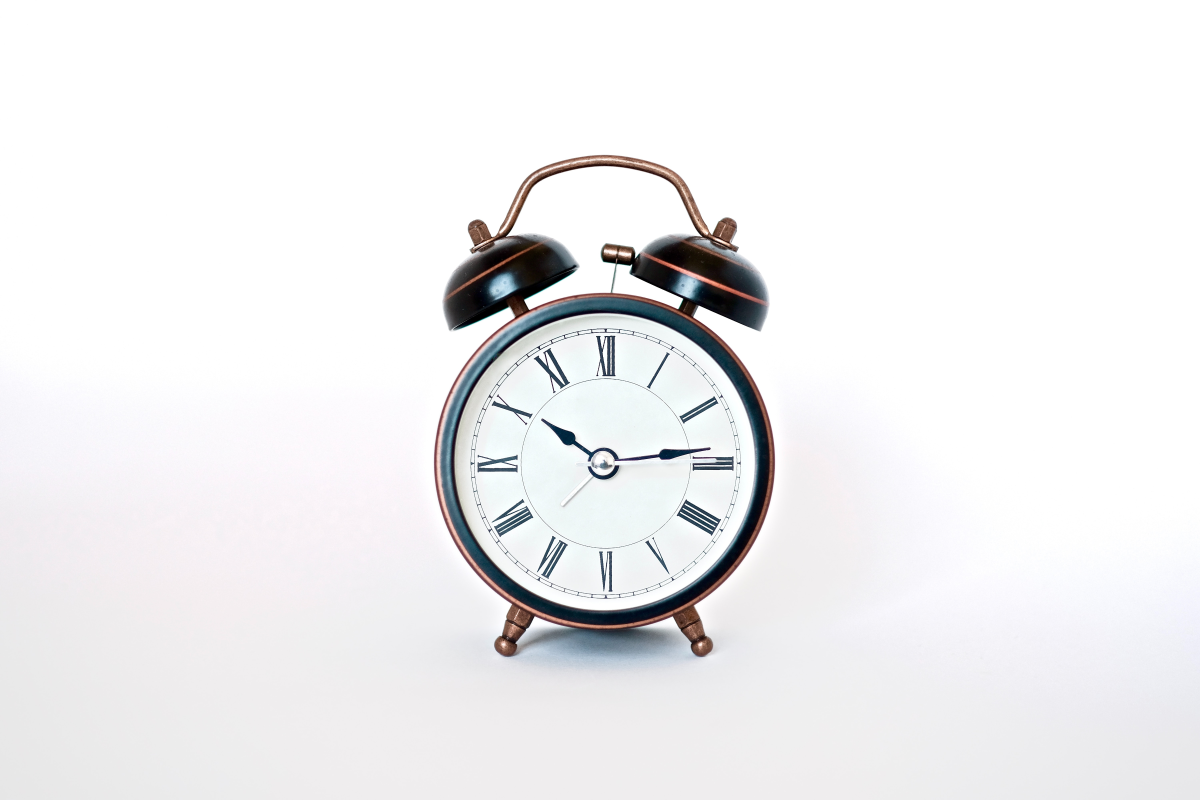
#> input picture public/scripts/tester.jpg, 6000 x 4000 px (shown at 1/5 size)
$ python generate_cannyedge.py tester.jpg   (older library calls are emulated)
#> lines starting #> are read from the running program, lines starting #| are printed output that depends on the picture; after the words box and inside, x2 and y2 are one past the last pixel; in counts of white or black regions, pixels touching at a corner belong together
import numpy as np
import sys
import cv2
from multiprocessing import Pool
import matplotlib.pyplot as plt


# defining the canny detector function

# here weak_th and strong_th are thresholds for
# double thresholding step
def Canny_detector(img, weak_th = None, strong_th = None):

	# Noise reduction step
	img = cv2.GaussianBlur(img, (5, 5), 1.4)

	# Calculating the gradients
	gx = cv2.Sobel(np.float32(img), cv2.CV_64F, 1, 0, 3)
	gy = cv2.Sobel(np.float32(img), cv2.CV_64F, 0, 1, 3)

	# Conversion of Cartesian coordinates to polar
	mag, ang = cv2.cartToPolar(gx, gy, angleInDegrees = True)

	# setting the minimum and maximum thresholds
	# for double thresholding
	mag_max = np.max(mag)
	if not weak_th:weak_th = mag_max * 0.1
	if not strong_th:strong_th = mag_max * 0.5

	# getting the dimensions of the input image
	height, width = img.shape

	# Looping through every pixel of the grayscale
	# image
	for i_x in range(width):
		for i_y in range(height):

			grad_ang = ang[i_y, i_x]
			grad_ang = abs(grad_ang-180) if abs(grad_ang)>180 else abs(grad_ang)

			# selecting the neighbours of the target pixel
			# according to the gradient direction
			# In the x axis direction
			if grad_ang<= 22.5:
				neighb_1_x, neighb_1_y = i_x-1, i_y
				neighb_2_x, neighb_2_y = i_x + 1, i_y

			# top right (diagnol-1) direction
			elif grad_ang>22.5 and grad_ang<=(22.5 + 45):
				neighb_1_x, neighb_1_y = i_x-1, i_y-1
				neighb_2_x, neighb_2_y = i_x + 1, i_y + 1

			# In y-axis direction
			elif grad_ang>(22.5 + 45) and grad_ang<=(22.5 + 90):
				neighb_1_x, neighb_1_y = i_x, i_y-1
				neighb_2_x, neighb_2_y = i_x, i_y + 1

			# top left (diagnol-2) direction
			elif grad_ang>(22.5 + 90) and grad_ang<=(22.5 + 135):
				neighb_1_x, neighb_1_y = i_x-1, i_y + 1
				neighb_2_x, neighb_2_y = i_x + 1, i_y-1

			# Now it restarts the cycle
			elif grad_ang>(22.5 + 135) and grad_ang<=(22.5 + 180):
				neighb_1_x, neighb_1_y = i_x-1, i_y
				neighb_2_x, neighb_2_y = i_x + 1, i_y

			# Non-maximum suppression step
			if width>neighb_1_x>= 0 and height>neighb_1_y>= 0:
				if mag[i_y, i_x]<mag[neighb_1_y, neighb_1_x]:
					mag[i_y, i_x]= 0
					continue

			if width>neighb_2_x>= 0 and height>neighb_2_y>= 0:
				if mag[i_y, i_x]<mag[neighb_2_y, neighb_2_x]:
					mag[i_y, i_x]= 0

	weak_ids = np.zeros_like(img)
	strong_ids = np.zeros_like(img)
	ids = np.zeros_like(img)

	# double thresholding step
	for i_x in range(width):
		for i_y in range(height):

			grad_mag = mag[i_y, i_x]

			if grad_mag<weak_th:
				mag[i_y, i_x]= 0
			elif strong_th>grad_mag>= weak_th:
				ids[i_y, i_x]= 1
			else:
				ids[i_y, i_x]= 2


	# finally returning the magnitude of
	# gradients of edges
	return str(mag.tolist())

if __name__ == "__main__":
	imgInput = sys.argv[1]
	img = cv2.imread(imgInput, 1)
#> img is the input picture: shape (4000, 6000, 3); mean B, G, R 239.7, 238.5, 238.9
	resized_img = cv2.resize(img, (576, 576))
	imgR, imgG, imgB = cv2.split(resized_img)

	args = (imgR, imgG, imgB)
	with Pool() as pool:
		res = pool.map(Canny_detector, args)
#> in Canny_detector, `gy = cv2.Sobel(np.float32(img), cv2.CV_64F, 0, 1, 3)`:
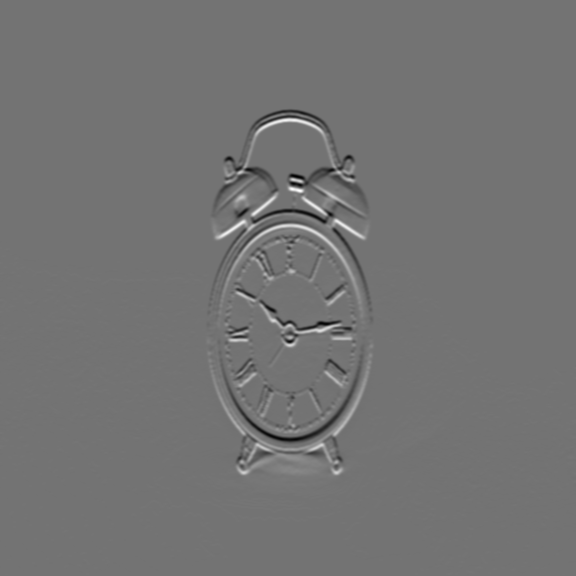
#> gy: shape (576, 576) float64; min -453, max 543, mean -0.3; drawn with min black and max white
#> in Canny_detector, `mag, ang = cv2.cartToPolar(gx, gy, angleInDegrees = True)`:
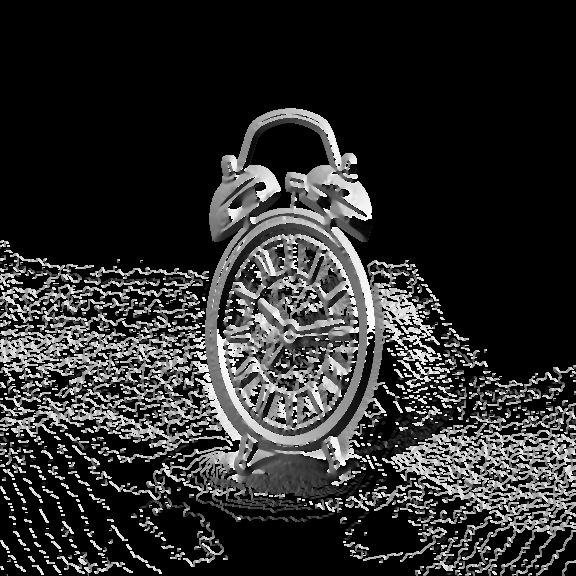
#> ang: shape (576, 576) float64; min 0, max 359.9, mean 63.2; drawn with min black and max white
#> in Canny_detector, `mag_max = np.max(mag)`: mag_max = 576.4
#> in Canny_detector, `if not weak_th:weak_th = mag_max * 0.1`: weak_th = 57.64
#> in Canny_detector, `if not strong_th:strong_th = mag_max * 0.5`: strong_th = 288.2
#> after the loop in Canny_detector, `for i_x in range(width):`: mag: shape (576, 576) float64; min 0, max 576.4, mean 6.6
#> after the loop in Canny_detector, `for i_x in range(width):`: mag: shape (576, 576) float64; min 0, max 576.4, mean 5.7
#> in Canny_detector (call 2), `img = cv2.GaussianBlur(img, (5, 5), 1.4)`:
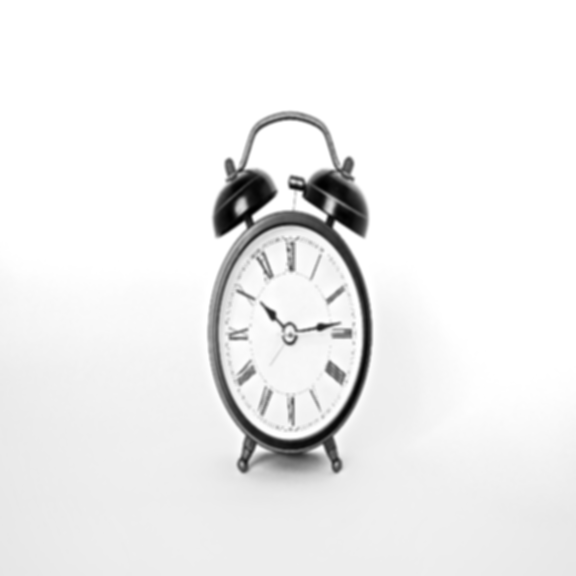
#> img: shape (576, 576); min 0, max 255, mean 238.5
#> after the loop in Canny_detector (call 2), `for i_x in range(width):`: mag: shape (576, 576) float64; min 0, max 576.4, mean 6.8
#> after the loop in Canny_detector (call 2), `for i_x in range(width):`:
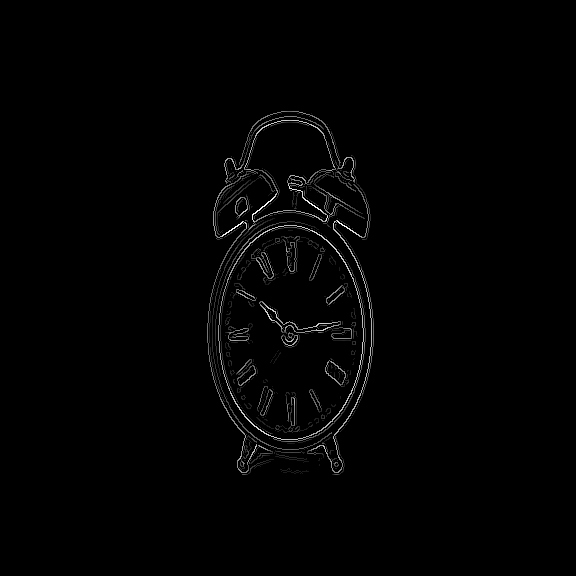
#> mag: shape (576, 576) float64; min 0, max 576.4, mean 6; drawn with min black and max white
#> in Canny_detector (call 3), `mag, ang = cv2.cartToPolar(gx, gy, angleInDegrees = True)`:
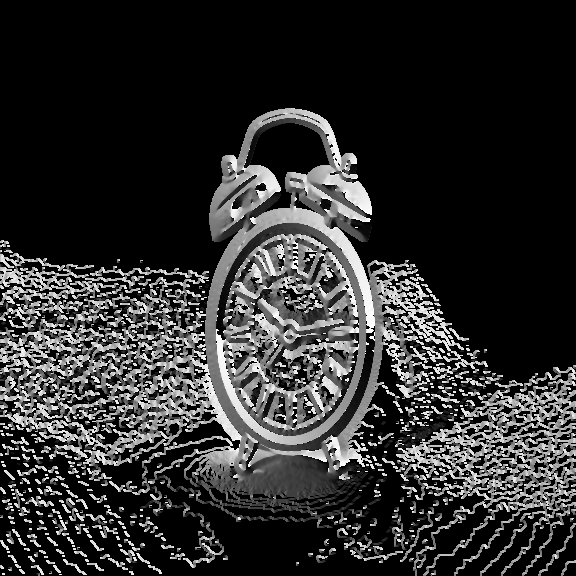
#> ang: shape (576, 576) float64; min 0, max 359.8, mean 65.6; drawn with min black and max white
#> in Canny_detector (call 3), `mag_max = np.max(mag)`: mag_max = 580.2
#> in Canny_detector (call 3), `if not weak_th:weak_th = mag_max * 0.1`: weak_th = 58.02
#> in Canny_detector (call 3), `if not strong_th:strong_th = mag_max * 0.5`: strong_th = 290.1
#> after the loop in Canny_detector (call 3), `for i_x in range(width):`:
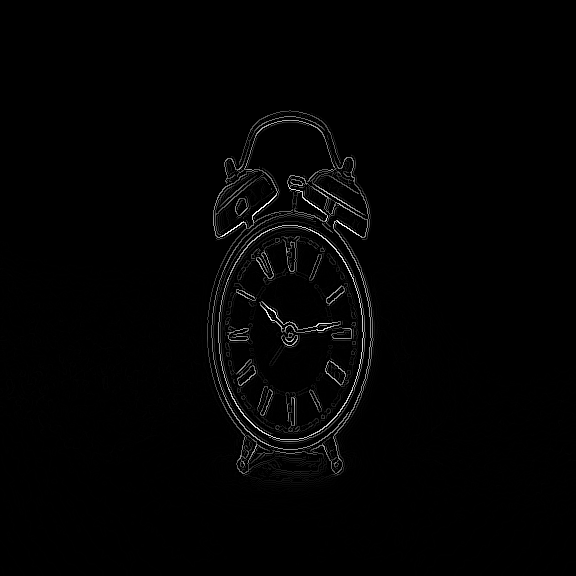
#> mag: shape (576, 576) float64; min 0, max 580.2, mean 7; drawn with min black and max white
#> after the loop in Canny_detector (call 3), `for i_x in range(width):`:
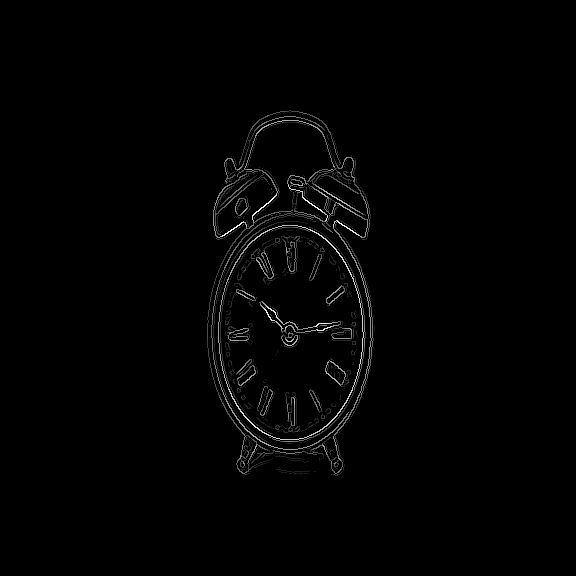
#> mag: shape (576, 576) float64; 12.39% of pixels changed, all inside (x1, y1, x2, y2) = (0, 108, 576, 576); drawn with min black and max white
#> res = 3 items
	print(",".join(res))
#> (printed output is left out)
	# [14 lines of commented-out code are left out]
